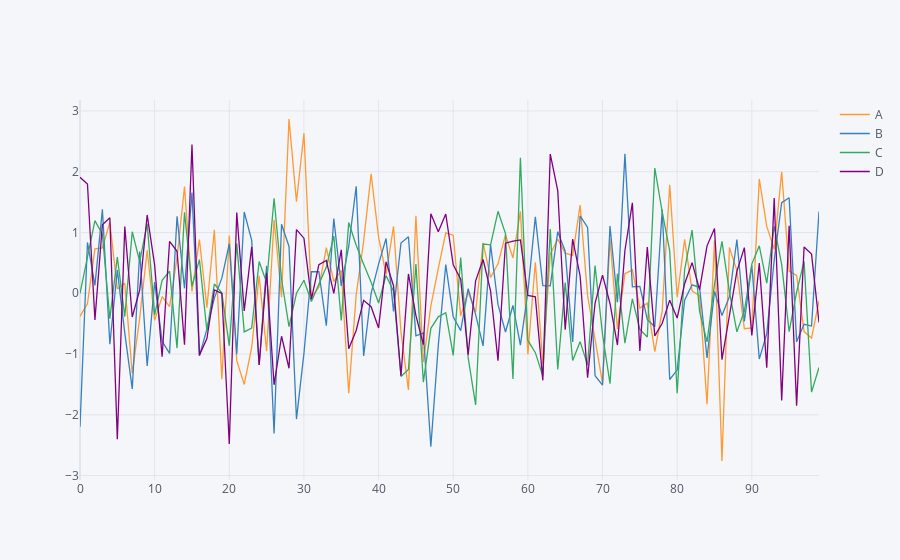

The cell this chart's notebook holds for it:
### Code cell
%matplotlib inline
df.iplot()
